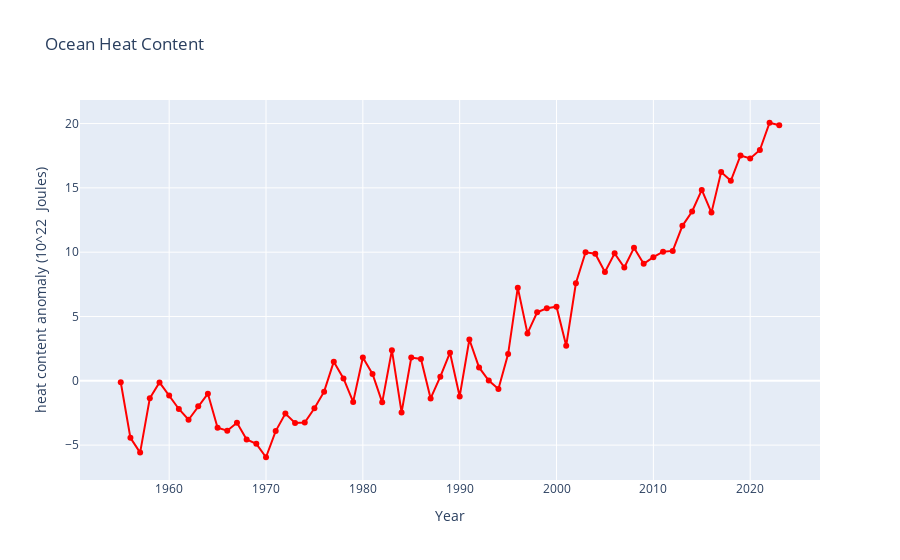

Notebook code cell kept with this figure:
### Code cell
#downloading the ocean heat dataset
octemp = pd.read_csv('ohc_levitus_climdash_seasonal.csv')

#creating a line chart
fig = px.line(octemp, x='Year', y='heat content anomaly (10^22  Joules)',
              color_discrete_sequence = ['red'],
              markers=True,
              title='Ocean Heat Content')
fig.show()

### Figure 1 — Plotly figure (JSON) as saved in the notebook; plotly's stock layout.template omitted (floating-point values rounded to 4 significant figures)
{"data": [{"hovertemplate": "Year=%{x}<br>heat content anomaly (10^22  Joules)=%{y}<extra></extra>", "legendgroup": "", "line": {"color": "red", "dash": "solid"}, "marker": {"symbol": "circle"}, "mode": "lines+markers", "name": "", "orientation": "v", "showlegend": false, "type": "scatter", "x": [1955, 1956, 1957, 1958, 1959, 1960, 1961, 1962, 1963, 1964, 1965, 1966, 1967, 1968, 1969, 1970, 1971, 1972, 1973, 1974, 1975, 1976, 1977, 1978, 1979, 1980, 1981, 1982, 1983, 1984, 1985, 1986, 1987, 1988, 1989, 1990, 1991, 1992, 1993, 1994, 1995, 1996, 1997, 1998, 1999, 2000, 2001, 2002, 2003, 2004, 2005, 2006, 2007, 2008, 2009, 2010, 2011, 2012, 2013, 2014, 2015, 2016, 2017, 2018, 2019, 2020, 2021, 2022, 2023], "xaxis": "x", "y": [-0.1129, -4.436, -5.581, -1.358, -0.1259, -1.15, -2.192, -3.029, -1.975, -0.9993, -3.651, -3.879, -3.259, -4.56, -4.898, -5.943, -3.91, -2.546, -3.276, -3.248, -2.137, -0.8427, 1.487, 0.1869, -1.64, 1.814, 0.533, -1.676, 2.378, -2.456, 1.809, 1.703, -1.372, 0.3167, 2.184, -1.216, 3.209, 1.039, 0.01494, -0.6404, 2.082, 7.237, 3.687, 5.323, 5.638, 5.758, 2.731, 7.58, 9.989, 9.883, 8.463, 9.907, 8.812, 10.34, 9.101, 9.614, 10.04, 10.1, 12.05, 13.17, 14.84, 13.08, 16.23, 15.55, 17.52, 17.29, 17.95, 20.06, 19.87], "yaxis": "y"}], "layout": {"autosize": true, "legend": {"tracegroupgap": 0}, "title": {"text": "Ocean Heat Content"}, "xaxis": {"anchor": "y", "autorange": true, "domain": [0, 1], "range": [1951.0, 2027.0], "title": {"text": "Year"}, "type": "linear"}, "yaxis": {"anchor": "x", "autorange": true, "domain": [0, 1], "range": [-8.09, 22.21], "title": {"text": "heat content anomaly (10^22  Joules)"}, "type": "linear"}}}
